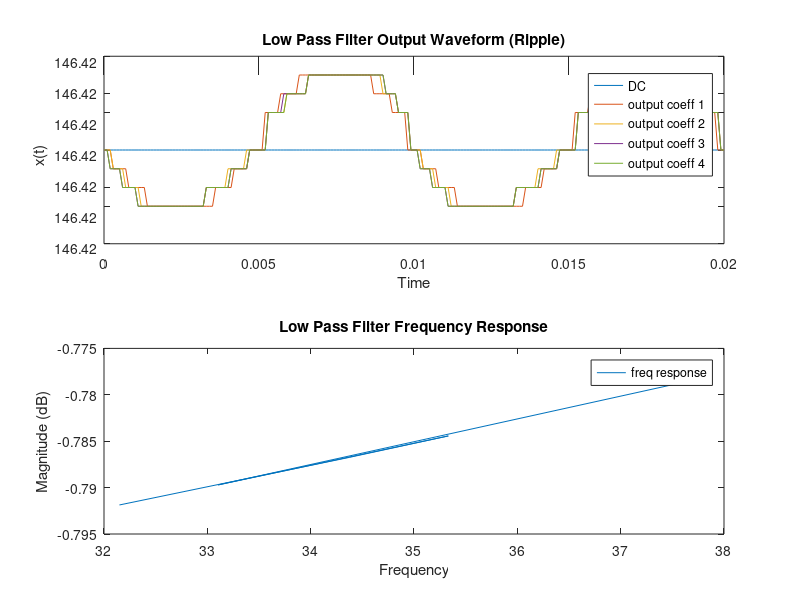

Write MATLAB code to recreate this figure.
clear all;
clc;

f=50*2;     %frequency doubles for full rectified wave
wo = 2*pi*f;
t = 0:0.0001:0.02;
x = (2*230/pi).*ones(size(t));
subplot(2,1,1);
plot(t,x);
hold on
for n= 1:1:4
    a0 = (10)/((1i*wo*n)+10);       %transfer function
    b0 = (2)/(1-(wo)*(n^2));      %part 1 Dk coefficient
    e0 = exp(1i*wo*n*t);                %exponential constant
    A = a0 * b0 * e0;
    x = x + A;
    subplot(2,1,1);
    plot(t,x);
end
xlabel('Time');
ylabel('x(t)');
legend('DC', 'output coeff 1', 'output coeff 2', 'output coeff 3', 'output coeff 4');
title('Low Pass Filter Output Waveform (Ripple)');

n = 10;
d1 = [1 10];
[h,w] = freqz(n, d1, 'whole',2000);
subplot(2,1,2);
plot(w/pi, 20*log10(abs(h)));
xlabel('Frequency');
ylabel('Magnitude (dB)');
legend('freq response');
title('Low Pass Filter Frequency Response');